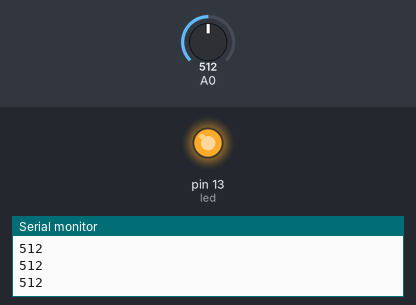
Bench run of a sketch on a simulated Arduino Uno, built with avr-gcc and run on an emulated ATmega328P. On the bench: output pins drawn as LEDs (lit = HIGH), the last lines printed to the serial monitor. The inputs (shaded band) are chosen by the test bench; at power-on: A0 = 512.

Above: at 1.2 s.
1.3 s: A0 set to 29
2.8 s: A0 set to 26
At 4.0 s:
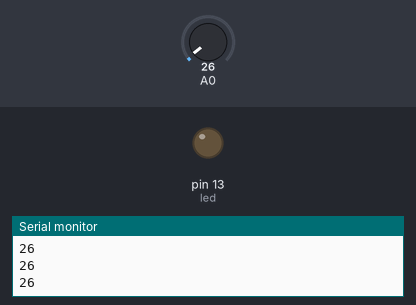
4.4 s: A0 set to 122
At 5.4 s:
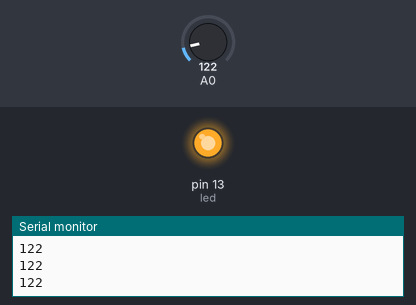
6.0 s: A0 set to 18
At 6.8 s:
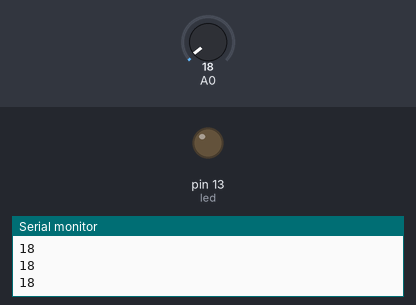
Timing chart, 0 to 8.6 s (numbered marks = the images above; inputs shaded):
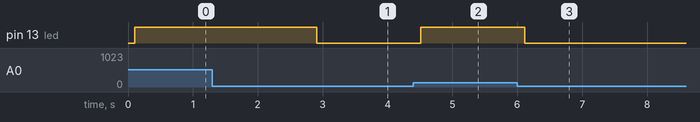

The sketch:

sound_detection.ino
```cpp
int led = 13; // We are going to make Pin 13 LED blink
int threshold = 28; // Change this to the level you want the light to come on
int volume;

void setup() {
  Serial.begin(9600);
  pinMode(led, OUTPUT);
}

void loop() {

  volume = analogRead(A0); // Read the value from the Analog PIN A0

  Serial.println(volume);
  delay(100);

  if (volume >= threshold) {
    digitalWrite(led, HIGH); //Turn ON Led
  } else {
    digitalWrite(led, LOW); // Turn OFF Led
  }

}
```

Measured:
- the behaviour switches between 28 and 27 on A0 (found by bisection; images 0 and 1)
- after the input at 2.8 s, pin 13 (led): HIGH → LOW after 0.11 s
- after the input at 4.4 s, pin 13 (led): LOW → HIGH after 0.11 s
- after the input at 6.0 s, pin 13 (led): HIGH → LOW after 0.12 s
